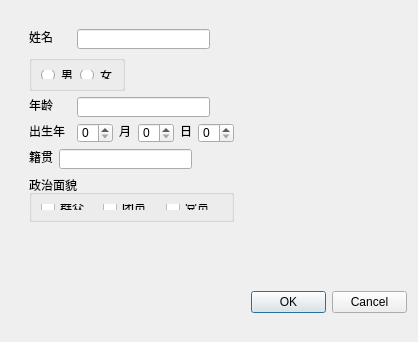
<?xml version="1.0" encoding="UTF-8"?>
<ui version="4.0">
 <class>menu_man</class>
 <widget class="QWidget" name="menu_man">
  <property name="geometry">
   <rect>
    <x>0</x>
    <y>0</y>
    <width>418</width>
    <height>342</height>
   </rect>
  </property>
  <property name="windowTitle">
   <string>Form</string>
  </property>
  <layout class="QGridLayout" name="gridLayout">
   <item row="0" column="1">
    <widget class="QWidget" name="widget" native="true">
     <widget class="QDialogButtonBox" name="buttonBox">
      <property name="geometry">
       <rect>
        <x>240</x>
        <y>280</y>
        <width>156</width>
        <height>23</height>
       </rect>
      </property>
      <property name="standardButtons">
       <set>QDialogButtonBox::Cancel|QDialogButtonBox::Ok</set>
      </property>
     </widget>
     <widget class="QWidget" name="widget_2" native="true">
      <property name="geometry">
       <rect>
        <x>9</x>
        <y>9</y>
        <width>223</width>
        <height>261</height>
       </rect>
      </property>
      <widget class="QLineEdit" name="lineEdit_3">
       <property name="geometry">
        <rect>
         <x>39</x>
         <y>129</y>
         <width>133</width>
         <height>20</height>
        </rect>
       </property>
      </widget>
      <widget class="QLineEdit" name="lineEdit">
       <property name="geometry">
        <rect>
         <x>57</x>
         <y>9</y>
         <width>133</width>
         <height>20</height>
        </rect>
       </property>
      </widget>
      <widget class="QLabel" name="label_3">
       <property name="geometry">
        <rect>
         <x>9</x>
         <y>129</y>
         <width>24</width>
         <height>16</height>
        </rect>
       </property>
       <property name="text">
        <string>籍贯</string>
       </property>
      </widget>
      <widget class="QLabel" name="label">
       <property name="geometry">
        <rect>
         <x>9</x>
         <y>9</y>
         <width>24</width>
         <height>16</height>
        </rect>
       </property>
       <property name="text">
        <string>姓名</string>
       </property>
      </widget>
      <widget class="QLineEdit" name="lineEdit_2">
       <property name="geometry">
        <rect>
         <x>57</x>
         <y>77</y>
         <width>133</width>
         <height>20</height>
        </rect>
       </property>
      </widget>
      <widget class="QLabel" name="label_2">
       <property name="geometry">
        <rect>
         <x>9</x>
         <y>77</y>
         <width>24</width>
         <height>16</height>
        </rect>
       </property>
       <property name="text">
        <string>年龄</string>
       </property>
      </widget>
      <widget class="QGroupBox" name="groupBox">
       <property name="geometry">
        <rect>
         <x>9</x>
         <y>35</y>
         <width>96</width>
         <height>36</height>
        </rect>
       </property>
       <property name="title">
        <string/>
       </property>
       <layout class="QGridLayout" name="gridLayout_3">
        <item row="0" column="1">
         <widget class="QRadioButton" name="radioButton_2">
          <property name="text">
           <string>女</string>
          </property>
         </widget>
        </item>
        <item row="0" column="0">
         <widget class="QRadioButton" name="radioButton">
          <property name="text">
           <string>男</string>
          </property>
         </widget>
        </item>
       </layout>
      </widget>
      <widget class="QLabel" name="label_5">
       <property name="geometry">
        <rect>
         <x>9</x>
         <y>103</y>
         <width>36</width>
         <height>16</height>
        </rect>
       </property>
       <property name="text">
        <string>出生年</string>
       </property>
      </widget>
      <widget class="QSpinBox" name="spinBox_5">
       <property name="geometry">
        <rect>
         <x>57</x>
         <y>103</y>
         <width>36</width>
         <height>20</height>
        </rect>
       </property>
      </widget>
      <widget class="QLabel" name="label_8">
       <property name="geometry">
        <rect>
         <x>99</x>
         <y>103</y>
         <width>16</width>
         <height>16</height>
        </rect>
       </property>
       <property name="text">
        <string>月</string>
       </property>
      </widget>
      <widget class="QSpinBox" name="spinBox_4">
       <property name="geometry">
        <rect>
         <x>118</x>
         <y>103</y>
         <width>36</width>
         <height>20</height>
        </rect>
       </property>
      </widget>
      <widget class="QLabel" name="label_9">
       <property name="geometry">
        <rect>
         <x>160</x>
         <y>103</y>
         <width>16</width>
         <height>16</height>
        </rect>
       </property>
       <property name="text">
        <string>日</string>
       </property>
      </widget>
      <widget class="QSpinBox" name="spinBox_6">
       <property name="geometry">
        <rect>
         <x>178</x>
         <y>103</y>
         <width>36</width>
         <height>20</height>
        </rect>
       </property>
      </widget>
      <widget class="QGroupBox" name="groupBox_2">
       <property name="geometry">
        <rect>
         <x>9</x>
         <y>155</y>
         <width>205</width>
         <height>47</height>
        </rect>
       </property>
       <property name="title">
        <string>政治面貌</string>
       </property>
       <layout class="QGridLayout" name="gridLayout_8">
        <item row="0" column="0">
         <widget class="QCheckBox" name="checkBox">
          <property name="text">
           <string>群众</string>
          </property>
         </widget>
        </item>
        <item row="0" column="1">
         <widget class="QCheckBox" name="checkBox_2">
          <property name="text">
           <string>团员</string>
          </property>
         </widget>
        </item>
        <item row="0" column="2">
         <widget class="QCheckBox" name="checkBox_3">
          <property name="text">
           <string>党员</string>
          </property>
         </widget>
        </item>
       </layout>
      </widget>
     </widget>
    </widget>
   </item>
  </layout>
 </widget>
 <resources/>
 <connections/>
</ui>
